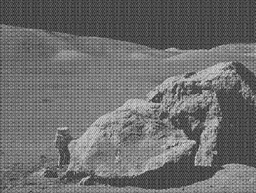
#> input picture moonlanding.png, 256 x 193 px, shrunk from 630 x 474 before the run
$ python fft.py   (older library calls are emulated)
#> lines starting #> are read from the running program, lines starting #| are printed output that depends on the picture
### dft.py
import numpy as np
import time


class DFT:

    @staticmethod
    def DFT_Slow_One_Dimension(x):
        x = np.asarray(x, dtype=complex)
        N = x.shape[0]
        dft = np.zeros(N, dtype=complex)

        # Following the lab instructions.
        for k in range(N):
            for n in range(N):
                dft[k] += x[n] * np.exp(-2j * np.pi * k * n / N)
        return dft

    # [11 lines left out: function DFT_Slow_One_Dimension_Inverse, not called in this run]

    @staticmethod
    def FFT_Cooley_Tukey(x):
        x = np.asarray(x, dtype=complex)
        N = x.shape[0]

        # Using Cooley-Tukey FFT algorithm.
        if N % 2 != 0:
            raise ValueError("Size of x must be a power of 2!")
        if N <= 2:
            return DFT.DFT_Slow_One_Dimension(x)
        else:
            fft_even = DFT.FFT_Cooley_Tukey(x[::2])
            fft_odd = DFT.FFT_Cooley_Tukey(x[1::2])
            fft_Cooley_Tukey = np.zeros(N, dtype=complex)
            half = int(N / 2)
            factor = np.exp(-2j * np.pi * np.arange(half) / N)
            for j in range(half):
                fft_Cooley_Tukey[j] = fft_even[j] + factor[j] * fft_odd[j]
                fft_Cooley_Tukey[j + half] = fft_even[j] - \
                    factor[j] * fft_odd[j]

            return fft_Cooley_Tukey

    # [55 lines left out: functions FFT_Cooley_Tukey_Inverse, DFT_Two_Dimensions, DFT_Two_Dimensions_Inverse, not called in this run]

    @staticmethod
    def FFT_Two_Dimensions(x):
        x = np.asarray(x, dtype=complex)
        N, M = x.shape
        fft_two_dimensions = np.zeros((N, M), dtype=complex)

        # Applying the Cooley-Tuckey FFT to 2D.
        for n in range(N):
            fft_two_dimensions[n, :] = DFT.FFT_Cooley_Tukey(x[n, :])
        for m in range(M):
            fft_two_dimensions[:, m] = DFT.FFT_Cooley_Tukey(
                fft_two_dimensions[:, m])
        return fft_two_dimensions

    # [13 lines left out: function FFT_Two_Dimensions_Inverse, not called in this run]

### fft.py
import argparse
import math
import time

import matplotlib.image as mpimg
import matplotlib.pyplot as plt
from PIL import Image, ImageOps
import numpy as np


from scipy.sparse import csr_matrix, save_npz
from matplotlib import colors

from dft import DFT


def closestPowerOfTwo(n):
    return 2**(n-1).bit_length()


def main():

    # Getting command line input.
    command = None
    try:
        command = parser()
    except BaseException as e:
        print("ERROR\t Incorrect command syntax")
        return

    mode = command.mode
    image = command.image

    # Mode 1
    if mode == 1:

        # Opening the image.
        init = Image.open(image)
#> init is the input picture: PIL image 256x193 L; min 26, max 224, mean 108.3
        init = ImageOps.grayscale(init)
        img = np.array(init)

        # Computing the dimensions of the image array.
        initial_shape = img.shape
#> initial_shape = (193, 256)

        # Creating a new array with dimensions that are powers of 2.
        # Populating that new array with the img array.
        updated_image = np.zeros(
            (closestPowerOfTwo(img.shape[0]), closestPowerOfTwo(img.shape[1])))
        updated_image[:img.shape[0], :img.shape[1]] = img
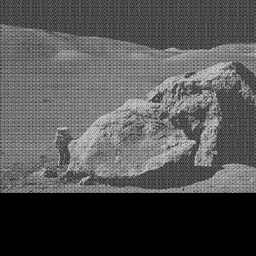
#> updated_image: shape (256, 256) float64; min 0, max 224, mean 81.6

        # Computing the 2D FFT of the image.
        transient_img = DFT.FFT_Two_Dimensions(updated_image)

        # Converting the array into an image for resizing using PIL.
        temp = Image.fromarray(np.log(1+np.abs(transient_img)))
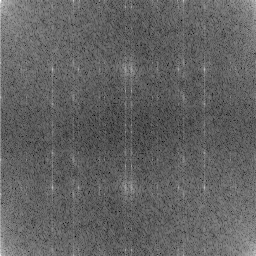
#> temp: PIL image 256x256 F; min 2.56, max 15.49, mean 7.57; drawn with min black and max white

        # Resizing image to original size and converting back into array to be able to .imshow()
        final_img = temp.resize((img.shape[1], img.shape[0]), Image.ANTIALIAS)
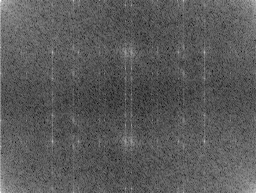
#> final_img: PIL image 256x193 F; min 3.3, max 15.3, mean 7.57; drawn with min black and max white
        final_img = np.array(final_img)

        # Creating the plot presentation.
        fig, ax = plt.subplots(1, 2)
        ax[0].imshow(img, "gray")
        ax[0].set_title("Original")
        ax[1].imshow(final_img, "gray")
        ax[1].set_title("2D FFT")
        fig.suptitle("Mode 1: 2-Dimensional Fast Fourier Transform of Image")
        plt.show()
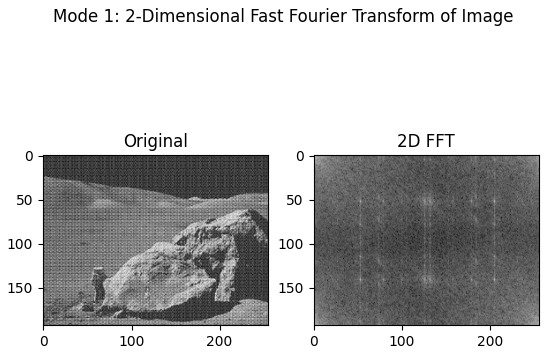
#> figure drawn by matplotlib, 2 panels

    # Mode 2
    elif mode == 2:

        # Opening the image.
        init = Image.open(image)
        init = ImageOps.grayscale(init)
        img = np.array(init)

        # Computing the dimensions of the image array.
        initial_shape = img.shape

        # Creating a new array with dimensions that are powers of 2.
        # Populating that new array with the img array.
        updated_image = np.zeros(
            (closestPowerOfTwo(img.shape[0]), closestPowerOfTwo(img.shape[1])))
        updated_image[:img.shape[0], :img.shape[1]] = img

        # Computing the 2D FFT of the image.
        transient_img = DFT.FFT_Two_Dimensions(updated_image)
        I, J = transient_img.shape
        threshold = 0.09
        transient_img[int(I*threshold):int(I*(1-threshold))] = 0
        transient_img[:, int(J*threshold):int(J*(1-threshold))] = 0

        # Computing the Inverse 2D FFT of the image.
        transient_img = DFT.FFT_Two_Dimensions_Inverse(transient_img).real
        denoised_img = transient_img[:img.shape[0], :img.shape[1]]

        # Printing denoising data.
        threshold_inverse = 1-threshold
        print("Fraction of Non-Zero Coefficients {} Representing ({}, {}) out of ({}, {}) Pixels".format(
            threshold_inverse**2, int(I*threshold_inverse), int(J*threshold_inverse), I, J))

        # Creating the plot presentation.
        fig, ax = plt.subplots(1, 2)
        ax[0].imshow(img, "gray")
        ax[0].set_title("Original")
        ax[1].imshow(denoised_img, "gray")
        ax[1].set_title("Denoising Using Only Cutoff Coefficient of 0.09")
        fig.suptitle(
            "Mode 2: Denoised Image Using 2-Dimensional Fast Fourier Transform")
        plt.show()

    # Mode 3
    elif mode == 3:

        # Opening the image.
        init = Image.open(image)
        init = ImageOps.grayscale(init)
        img = np.array(init)

        # Computing the dimensions of the image array.
        initial_shape = img.shape

        # Creating a new array with dimensions that are powers of 2.
        # Populating that new array with the img array.
        updated_image = np.zeros(
            (closestPowerOfTwo(img.shape[0]), closestPowerOfTwo(img.shape[1])))
        updated_image[:img.shape[0], :img.shape[1]] = img

        # Creating multiple 2D arrays for all compression levels.
        transient_img_a = DFT.FFT_Two_Dimensions(updated_image)
        transient_img_b = DFT.FFT_Two_Dimensions(updated_image)
        transient_img_c = DFT.FFT_Two_Dimensions(updated_image)
        transient_img_d = DFT.FFT_Two_Dimensions(updated_image)
        transient_img_e = DFT.FFT_Two_Dimensions(updated_image)

        # Computing the threshold percentile value that will be used to set coefficients equal to 0.
        abs_values = np.sort(np.abs(transient_img_a.flatten()))
        percentile_a = 0.20 * abs_values.shape[0]
        percentile_b = 0.40 * abs_values.shape[0]
        percentile_c = 0.60 * abs_values.shape[0]
        percentile_d = 0.80 * abs_values.shape[0]
        percentile_e = 0.95 * abs_values.shape[0]
        percentile_f = abs_values.shape[0] - 1
        cutoff_a = abs_values[int(percentile_a)]
        cutoff_b = abs_values[int(percentile_b)]
        cutoff_c = abs_values[int(percentile_c)]
        cutoff_d = abs_values[int(percentile_d)]
        cutoff_e = abs_values[int(percentile_e)]

        # Iterating through each of the 2D arrays and setting coefficients that are under the cutoff equal to zero.
        np.place(transient_img_a, abs(transient_img_a) < cutoff_a, [0])
        np.place(transient_img_b, abs(transient_img_b) < cutoff_b, [0])
        np.place(transient_img_c, abs(transient_img_c) < cutoff_c, [0])
        np.place(transient_img_d, abs(transient_img_d) < cutoff_d, [0])
        np.place(transient_img_e, abs(transient_img_e) < cutoff_e, [0])

        # Counting the number of zeros in the 2D arrays.
        count_a = 0
        count_b = 0
        count_c = 0
        count_d = 0
        count_e = 0
        count_f = 0

        I, J = transient_img_a.shape
        for i in range(I):
            for j in range(J):
                if np.abs(transient_img_a[i, j]) == 0:
                    count_a += 1
                if np.abs(transient_img_b[i, j]) == 0:
                    count_b += 1
                if np.abs(transient_img_c[i, j]) == 0:
                    count_c += 1
                if np.abs(transient_img_d[i, j]) == 0:
                    count_d += 1
                if np.abs(transient_img_e[i, j]) == 0:
                    count_e += 1

        # Printing the number of non-zero Fourier coefficients for each compression level.
        print("For 20% compression, we have {} non-zero Fourier coefficients.".format(524288 - count_a))
        print("For 40% compression, we have {} non-zero Fourier coefficients.".format(524288 - count_b))
        print("For 60% compression, we have {} non-zero Fourier coefficients.".format(524288 - count_c))
        print("For 80% compression, we have {} non-zero Fourier coefficients.".format(524288 - count_d))
        print("For 95% compression, we have {} non-zero Fourier coefficients.".format(524288 - count_e))

        # Saving compressed arrays as .txt files and .npz files to better see file size difference.
        # Nope: We also save .npz files because file size difference is more apparent.
        name = "compressed_" + str(int(20)) + ".txt"
        np.savetxt(name, transient_img_a)
        name = "compressed_" + str(int(20))
        save_npz(name, csr_matrix(transient_img_a))

        name = "compressed_" + str(int(40)) + ".txt"
        np.savetxt(name, transient_img_b)
        name = "compressed_" + str(int(40))
        save_npz(name, csr_matrix(transient_img_b))

        name = "compressed_" + str(int(60)) + ".txt"
        np.savetxt(name, transient_img_c)
        name = "compressed_" + str(int(60))
        save_npz(name, csr_matrix(transient_img_c))

        name = "compressed_" + str(int(80)) + ".txt"
        np.savetxt(name, transient_img_d)
        name = "compressed_" + str(int(80))
        save_npz(name, csr_matrix(transient_img_d))

        name = "compressed_" + str(int(95)) + ".txt"
        np.savetxt(name, transient_img_e)
        name = "compressed_" + str(int(95))
        save_npz(name, csr_matrix(transient_img_e))

        # Computing the Inverse 2D FFT of the compressed image.
        done_a = DFT.FFT_Two_Dimensions_Inverse(transient_img_a).real
        compressed_img_a = done_a[:img.shape[0], :img.shape[1]]

        done_b = DFT.FFT_Two_Dimensions_Inverse(transient_img_b).real
        compressed_img_b = done_b[:img.shape[0], :img.shape[1]]

        done_c = DFT.FFT_Two_Dimensions_Inverse(transient_img_c).real
        compressed_img_c = done_c[:img.shape[0], :img.shape[1]]

        done_d = DFT.FFT_Two_Dimensions_Inverse(transient_img_d).real
        compressed_img_d = done_d[:img.shape[0], :img.shape[1]]

        done_e = DFT.FFT_Two_Dimensions_Inverse(transient_img_e).real
        compressed_img_e = done_e[:img.shape[0], :img.shape[1]]

        # Creating the plot presentation.
        fig, ax = plt.subplots(2, 3)
        ax[0, 0].imshow(img, "gray")
        ax[0, 0].set_title("Original")

        ax[0, 1].imshow(compressed_img_a, "gray")
        ax[0, 1].set_title("20% Compression")

        ax[0, 2].imshow(compressed_img_b, "gray")
        ax[0, 2].set_title("40% Compression")

        ax[1, 0].imshow(compressed_img_c, "gray")
        ax[1, 0].set_title("60% Compression")

        ax[1, 1].imshow(compressed_img_d, "gray")
        ax[1, 1].set_title("80% Compression")

        ax[1, 2].imshow(compressed_img_e, "gray")
        ax[1, 2].set_title("95% Compression")

        fig.suptitle(
            "Mode 3: Compression")
        plt.show()

    # Mode 4
    elif mode == 4:

        # Setting up the plot.
        fig, ax = plt.subplots()
        ax.set_xlabel('Problem Size NxN')
        ax.set_ylabel('Runtime In Seconds')
        ax.set_title('Mode 4: Runtime Over Problem Size')

        # Setting up our testing parameters with initial exponent, the number of trials per input,
        # the counter for adding plot points at each exponent, and the initial data arrays for
        # 2D FFT and 2D DFT.

        exponent = 5
        trials = 10
        counter = 0
        x_axis_data = np.zeros(6)
        fft_data = np.zeros(6)
        fft_data_std = np.zeros(6)

        # Note: We only take two plot points for the 2D DFT because computing times for inputs with size >= 2^7
        #       take extremely long to compute.
        dft_data = np.zeros(2)
        dft_data_std = np.zeros(2)

        # While loop that goes through inputs of size 2^5 to 2^10.
        while exponent <= 10:

            # Anouncing start of trials for particular input.
            print("Starting trials with input of size " +
                  str(2**exponent) + "x" + str(2**exponent))

            # Data arrays for both 2D Fourier Transforms.
            runtimes_dft = np.zeros(10)
            runtimes_fft = np.zeros(10)

            # Setting up the random 2D array of size 2^exponent x 2^exponent.
            x = np.random.rand(2**exponent, 2**exponent)

            # Doing 10 independent trials with 10 different inputs.
            for i in range(10):

                # Computing runtime for 2D FFT.
                start = time.time()
                DFT.FFT_Two_Dimensions(x)
                end = time.time()
                runtimes_fft[i] = (end - start)

                # If statement to prevent computation of 2D DFT as it takes too long for inputs of size 128x128.
                if exponent <= 6:
                    # Computing runtime for 2D DFT.
                    start = time.time()
                    DFT.DFT_Two_Dimensions(x)
                    end = time.time()
                    runtimes_dft[i] = (end - start)

                print("\tRunning trial " + str(i))

            # Computing average and standart deviation of runtimes.
            average_runtime_fft = np.average(runtimes_fft)
            std_runtime_fft = np.std(runtimes_fft)

            # Storing the data points in the fft_data and fft_data_std arrays.
            fft_data[counter] = average_runtime_fft
            fft_data_std[counter] = std_runtime_fft

            # If statement to prevent computation of 2D DFT as it takes too long for inputs of size 128x128.
            if exponent <= 6:
                # Computing average and standart deviation of runtimes.
                average_runtime_dft = np.average(runtimes_dft)
                std_runtime_dft = np.std(runtimes_dft)

                # Storing the data points in the dft_data and dft_data_std arrays.
                dft_data[counter] = average_runtime_dft
                dft_data_std[counter] = std_runtime_dft

                # Printing Average Runtime and Standard Deviation for 2D DFT.
                print("\t2D DFT:\tAverage Runtime: " + str(average_runtime_dft) +
                      "\tRuntime Standard Deviation: " + str(std_runtime_dft))

            # Storing input sizes for the x-axis.
            x_axis_data[counter] = 2**exponent

            # Printing Average Runtime and Standard Deviation for 2D FFT.
            print("\t2D FFT:\tAverage Runtime: " + str(average_runtime_fft) +
                  "\tRuntime Standard Deviation: " + str(std_runtime_fft) + "\n")

            # Incrementing counter and exponent.
            counter += 1
            exponent += 1

        # Plotting both 2D FFT and 2D DFT.
        plt.errorbar(x_axis_data, fft_data, yerr=(fft_data_std*2), fmt='r--')
        plt.errorbar(x_axis_data[0:2], dft_data,
                     yerr=(dft_data_std*2), fmt='g--')
        plt.show()

    # Invalid Mode.
    else:
        print("Error:\t There are only 4 modes that this program works in.")


def parser():
    parser = argparse.ArgumentParser()
    parser.add_argument('-m', action='store', dest='mode',
                        help='- [1] (Default) for fast mode where the image is converted into its FFT form and displayed \n- [2] for denoising where the image is denoised by applying an FFT, truncating high frequencies and then displayed \n- [3] for compressing and saving the image \n- [4] for plotting the runtime graphs for the report', type=int, default=1)
    parser.add_argument('-i', action='store', dest='image',
                        help='Filename of the image we wish to take the DFT of', type=str, default='moonlanding.png')
    return parser.parse_args()


if __name__ == "__main__":
    main()

$ run again, with Experiment_3.png copied over moonlanding.png
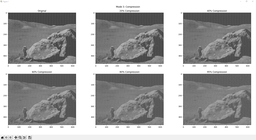
#> input picture Experiment_3.png, 256 x 140 px, shrunk from 1920 x 1050 before the run
#> in main, init is the input picture: PIL image 256x140 RGB; mean R, G, B 168.8, 168.8, 168.8
#> init: PIL image 256x140 L
#> in main, `final_img = temp.resize((img.shape[1], img.shape[0]), Image.ANTIALIAS)`:
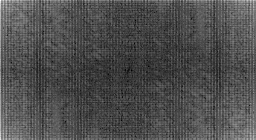
#> final_img: PIL image 256x140 F; min 2.97, max 15.33, mean 6.8; drawn with min black and max white
#> in main, `plt.show()`:
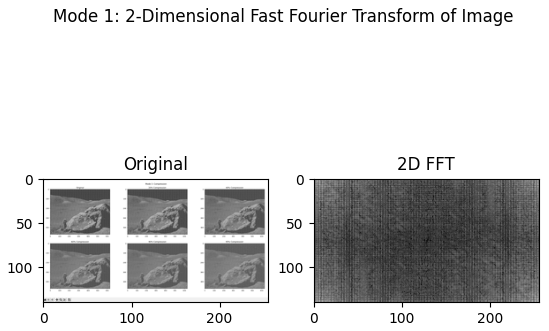
#> figure drawn by matplotlib, 2 panels
